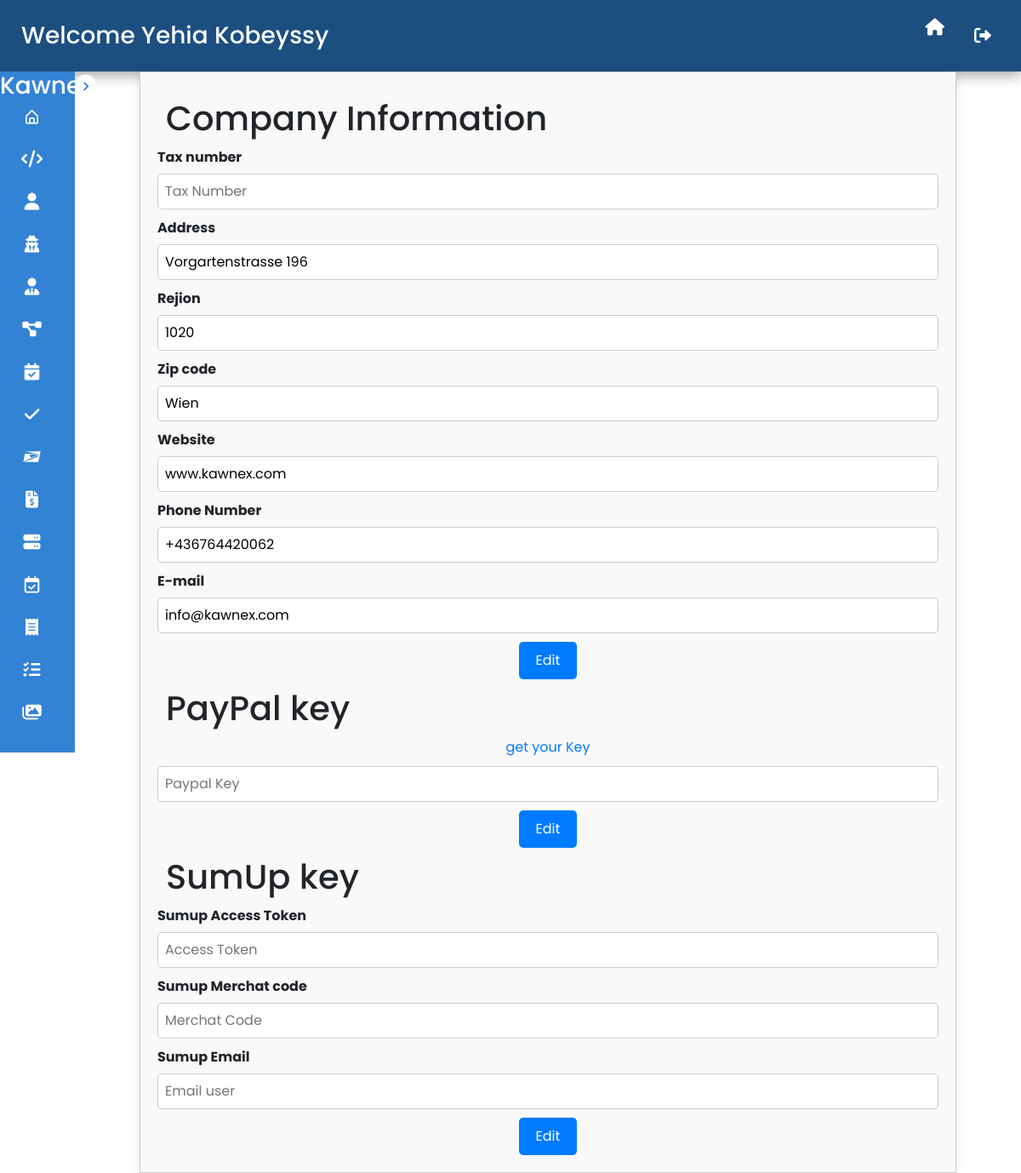
Screenshot of /admin/mangepaypal.php (signed in) with the database file from the repository.
### tables this page shows
CREATE TABLE `tblsetting` (
  `SettingID` int(11) NOT NULL,
  `tax_number` varchar(20) NOT NULL,
  `addresse` varchar(100) NOT NULL,
  `zip_code` varchar(20) NOT NULL,
  `region` varchar(30) NOT NULL,
  `website` varchar(50) NOT NULL,
  `key_payPal` varchar(100) NOT NULL,
  `Sumup_AccessToken` varchar(150) NOT NULL,
  `Sumup_merchat_code` varchar(50) NOT NULL,
  `Sumup_Email` varchar(50) NOT NULL,
  `Cv_text` longtext NOT NULL,
  `Cv_pic` varchar(50) NOT NULL,
  `show_profolio` tinyint(1) NOT NULL,
  `show_ourteam` tinyint(1) NOT NULL,
  `textaboutus` longtext NOT NULL,
  `link_facebook` varchar(75) NOT NULL,
  `link_github` varchar(75) NOT NULL,
  `link_linkin` varchar(75) NOT NULL,
  `Company_Email` varchar(40) NOT NULL,
  `Company_Phone` varchar(50) NOT NULL
);

### admin/mangepaypal.php (the view, shortened to what this page needs)
<?php
    $adminId= (isset($_COOKIE['useradmin']))?$_COOKIE['useradmin']:$_SESSION['useradmin'];
    include '../settings/connect.php';
    include '../common/head.php';
    $sql=$con->prepare('SELECT admin_active,admin_FName,admin_LName FROM  tbladmin WHERE admin_ID=?');
    $sql->execute(array($adminId));
    $result=$sql->fetch();
    $firstname= $result['admin_FName'];
    $lastName = $result['admin_LName'];
    $full_name = $firstname .' ' . $lastName ;
    $sql=$con->prepare('SELECT key_payPal,Sumup_AccessToken,Sumup_merchat_code,Sumup_Email,tax_number,addresse,zip_code,region,website,Company_Email,Company_Phone FROM tblsetting WHERE SettingID = 1');
    $sql->execute();
    $result= $sql->fetch();
    $paypalKey = $result['key_payPal'];
    $accessToken = $result['Sumup_AccessToken'];
    $merchatCode = $result['Sumup_merchat_code'];
    $email = $result['Sumup_Email'];
    $tax_number =  $result['tax_number'];
    $addresse = $result['addresse'];
    $zipcode= $result['zip_code'];
    $region = $result['region'];
    $website = $result['website'];
?>
    <link rel="stylesheet" href="css/managepaypal.css">
    <link rel="stylesheet" href="css/navbar.css">
    <link rel="stylesheet" href="css/sidebar.css">
</head>
<body>
    <?php include 'include/navbar.php'?>
    <div class="mainform">
        <?php include 'include/sidebar.php'?>
        <div class="contain">
            <div class="title">
                <h1>Company Information</h1>
            </div>
            <form action="" method="post" >
                <label for="" style="margin-top: 10px;">Tax number</label>
                <input type="text" name="newTaxNumber" id="" placeholder="Tax Number"  value="<?php echo $tax_number ?>">
                <label for="">Address</label>
                <input type="text" name="newAddresse" id="" placeholder="Addresse" value="<?php echo $addresse ?>">
                <label for="">Rejion</label>
                <input type="text" name="newRejion" id="" placeholder="Rejion" value="<?php echo $zipcode ?>">
                <label for="">Zip code</label>
                <input type="text" name="newZip" id="" placeholder="Zip" value="<?php echo $region ?>">
                <label for="">Website</label>
                <input type="text" name="newWebsite" id="" placeholder="website" value="<?php echo $website ?>">
                <label for="">Phone Number</label>
                <input type="text" name="newphoneNumber"  placeholder="Phone Number" id="" value="<?php echo $result['Company_Phone'] ?>">
                <label for="">E-mail</label>
                <input type="email" name="newemail" id="" placeholder="E-Mail" value="<?php echo $result['Company_Email'] ?>">
                <div class="btncontrol">
                    <button type="submit" name="btnedit_peson">Edit</button>
                </div>
            </form>
            <div class="title">
                <h1>PayPal key</h1>
            </div>
            <form action="" method="post">
                <a href="https://www.paypal.com/commercesetup/APICredentials?guided=true" target="_blank">get your Key</a>
                <input type="text" name="txtkey" id="" value="<?php echo $paypalKey ?>" placeholder="Paypal Key">
                <div class="btncontrol">
                    <button type="submit" name="btnedit">Edit</button>
                </div>
            </form>
            <div class="title">
                <h1>SumUp key</h1>
            </div>
            <form action="" method="post">
                <label for="">Sumup Access Token</label>
                <input type="text" name="newAccess" id="" placeholder="Access Token" value="<?php echo $accessToken ?>">
                <label for="">Sumup Merchat code</label>
                <input type="text" name="newMerchat" id="" placeholder="Merchat Code" value="<?php echo $merchatCode ?>">
                <label for="">Sumup Email</label>
                <input type="email" name="newEmail" id="" placeholder="Email user" value="<?php echo $email ?>">
                <div class="btncontrol">
                    <button type="submit" name="btneditSumup">Edit</button>
                </div>
            </form>
        </div>
    </div>
</body>

### admin/include/navbar.php (shortened to what this page needs)
<div class="headerup">
    <div class="title">
        <h3> Welcome <span> <?php echo $full_name ?> </span></h3>
    </div>
    <div class="nav">
        <a href="../index.php"><i class="fa-solid fa-house"></i></a>
        <form action="" method="post">
            <button type="submit" name="btnlogout"><i class="fa-solid fa-right-from-bracket"></i></button>
        </form>
    </div>
</div>

### admin/css/managepaypal.css (style rules this page uses)
.mainform { display: flex; }
.contain { width: 100%; margin-left: 25px !important; }
.title { display: flex; justify-content: space-between; align-items: center; margin: 10px !important; }
.contain { width: 80%; margin: 0 auto !important; padding: 20px !important; border: 1px solid #ccc; background-color: #f9f9f9; box-shadow: 0 0 10px rgba(0, 0, 0, 0.1); }
.contain .title { text-align: center; margin-bottom: 20px; }
form { text-align: center; }
a { text-decoration: none; color: #007bff; display: block; margin-bottom: 10px !important; }
input[type="text"],input[type="email"] { width: 100%; padding: 8px !important; margin-bottom: 10px !important; border: 1px solid #ccc; border-radius: 5px; }
.mainform label { width: 100%; text-align: left; font-weight: bold; margin-bottom: 7px !important; }
button[type="submit"] { background-color: #007bff; color: #fff; padding: 10px 20px !important; border: none; border-radius: 5px; cursor: pointer; }

### admin/css/navbar.css (style rules this page uses)
.headerup { background-color: #1c4e80; padding: 15px 15px !important; box-shadow: rgba(0, 0, 0, 0.35) 0px 5px 15px; display: flex; justify-content: space-between; align-items: center; color: white; }
.headerup a { margin: 0 15px !important; text-decoration: none; color: white; font-size: 20px; }
.headerup button { border: transparent; background-color: transparent; color: white; font-size: 20px; }

### admin/css/sidebar.css (style rules this page uses)
* { margin: 0 !important; padding: 0 !important; box-sizing: border-box; font-family: 'Poppins', sans-serif; }
:root { --sidebar-color: #3383d4; --primary-color: white; --primary-color-light: #F6F5FF; --toggle-color:#1c4e80; --text-color: white; --tran-03: all 0.2s ease; --tran-03: all 0.3s ease; --tran-04: all 0.3s ease; --tran-05: all 0.3s ease; }

### rows the page displays
tblsetting: newAddresse "Vorgartenstrasse 196", newRejion "1020", newZip "Wien", newWebsite "www.kawnex.com", newphoneNumber "+436764420062", newemail "info@kawnex.com"

### other values shown
$full_name "Yehia Kobeyssy"
